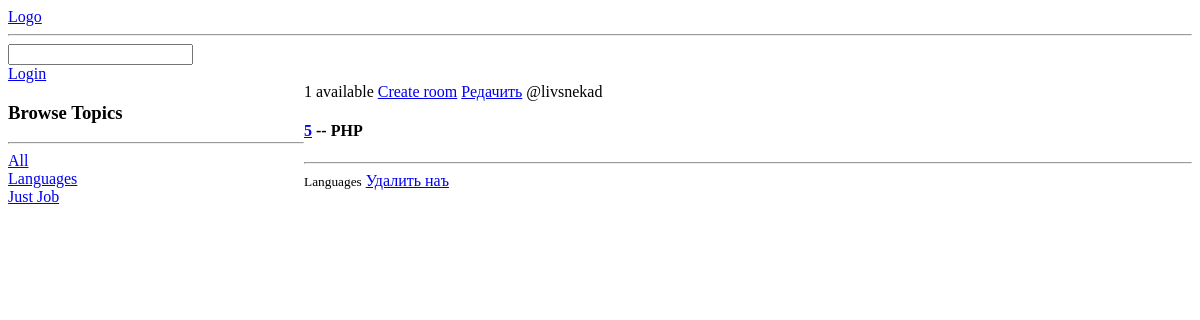
Before: / with the older database file.
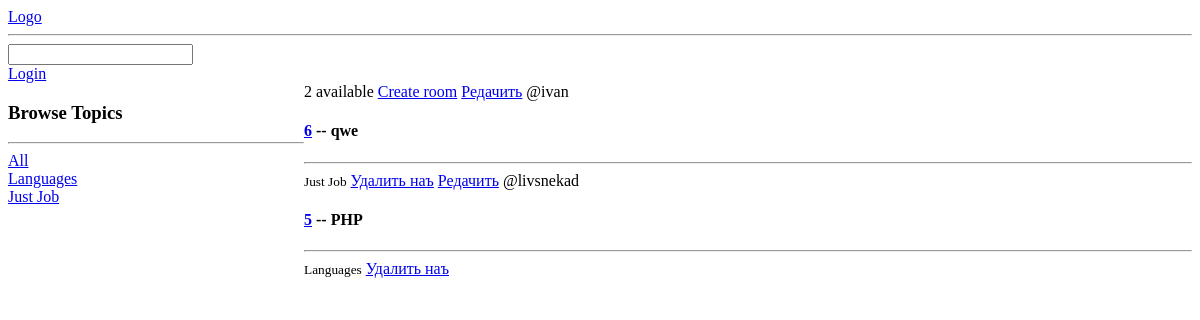
After: the same page with the newer database file.
### base/models.py (models this page shows, shortened)
class Topic(models.Model):
    name = models.CharField(max_length=200)
    def __str__(self):
        return self.name

class Room(models.Model):
    host = models.ForeignKey(User, on_delete=models.SET_NULL, null=True)
    topic = models.ForeignKey(Topic, on_delete=models.SET_NULL, null=True)
    name = models.CharField(max_length=200)
    description = models.TextField(null=True, blank=True)
    updated = models.DateTimeField(auto_now=True)
    created = models.DateTimeField(auto_now_add=True)
    class Meta:
        ordering = ['-updated', '-created']

### djangoProject/views.py (the view)
# urls.py: path('', views.index, name='home'),
def index(request):
    q = request.GET.get('q') if request.GET.get('q') is not None else ''
    rooms = Room.objects.filter(
        Q(topic__name__icontains=q) |
        Q(name__icontains=q) |
        Q(host__username=q)
    )
    room_count = rooms.count()
    topics = Topic.objects.all()
    context = {'rooms': rooms, 'topics': topics, 'room_count': room_count}
    return render(request, 'base/home.html', context)

### base/templates/base/home.html (shortened to what this page needs)
{% extends 'index.html' %}
{% block content %}
    <div class="home-container">
        <div>
            <h3>Browse Topics</h3>
            <hr>
            <div>
                <a href="{% url 'home' %}">All</a>
            </div>
            {% for topic in topics %}
            <div>
                <a href="{% url 'home' %}?q={{topic.name}}">{{topic.name}}</a>
            </div>
            {% endfor %}
        </div>
    <div>
    {{ room_count }} available
        <a href="{% url 'create-room' %}">Create room</a>
        {% for room in rooms %}
        <a href="{% url 'update-room' room.id%}">Редачить</a>
        <span>@{{room.host.username}}</span>
            <h4><a href='{%  url "room" room.id %}'>{{ room.id }}</a> -- {{room.name}}</h4>
        <hr>
        <small>{{room.topic}}</small>
        <a href="{% url 'destroy-room' room.id %}">Удалить наъ</a>
        {% endfor %}
    </div>
    </div>
{% endblock content %}

Changed rows visible on the page:
added Room: host.username "ivan", id "6", name "qwe", topic "Just Job"
Other visible differences:
{{ room_count }}: "1" → "2"
